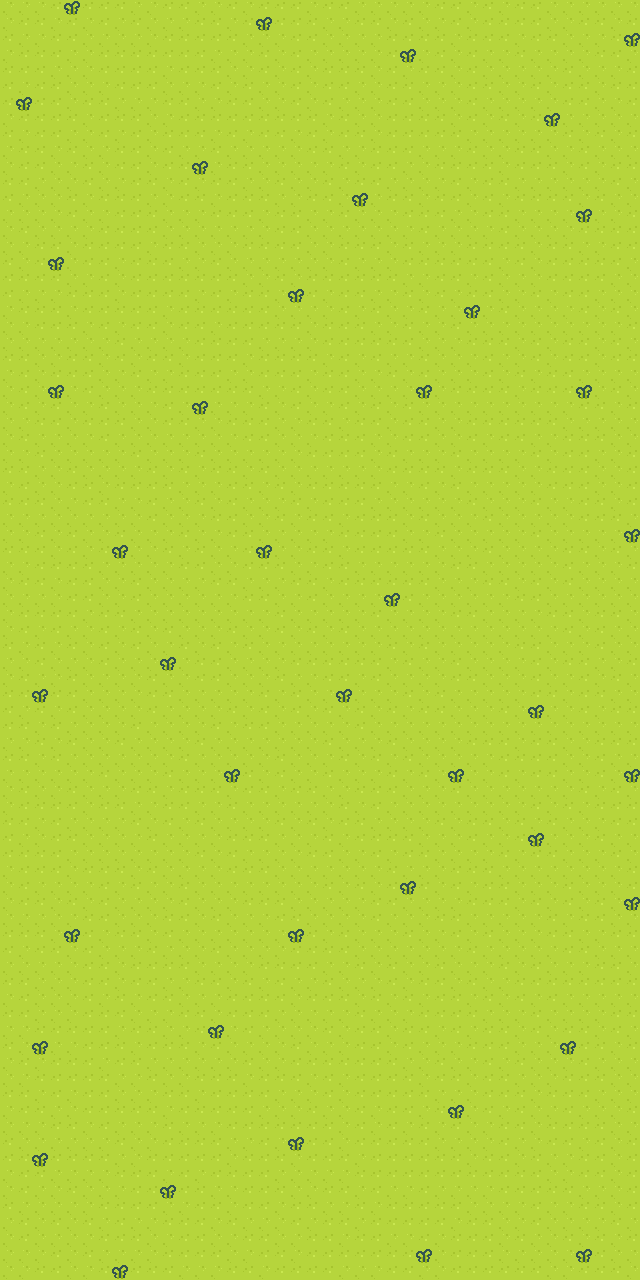

This is a level from a 2D game, rendered from its Tiled map with the project's own tilesets. A one-line summary and the map file follow, with tile-layer data summarised:
An orthogonal 40x80 tile map with 16x16 px tiles, 1 tile layer (Grass), 2 tilesets.

<map version="1.10" tiledversion="1.10.2" orientation="orthogonal" renderorder="right-down" width="40" height="80" tilewidth="16" tileheight="16" infinite="0" nextlayerid="3" nextobjectid="1">
 <tileset firstgid="1" name="tiles_packed" tilewidth="16" tileheight="16" tilecount="120" columns="12">
  <image source="tiles_packed.png" width="192" height="160" />
 </tileset>
 <tileset firstgid="121" name="tilemap_packed" tilewidth="16" tileheight="16" tilecount="220" columns="22">
  <image source="tilemap_packed.png" width="360" height="162" />
 </tileset>
 <layer id="1" name="Grass" width="40" height="80">
  <data>[3200 cells, 3200 non-empty, 3 distinct tile ids]</data>
 </layer>
</map>
